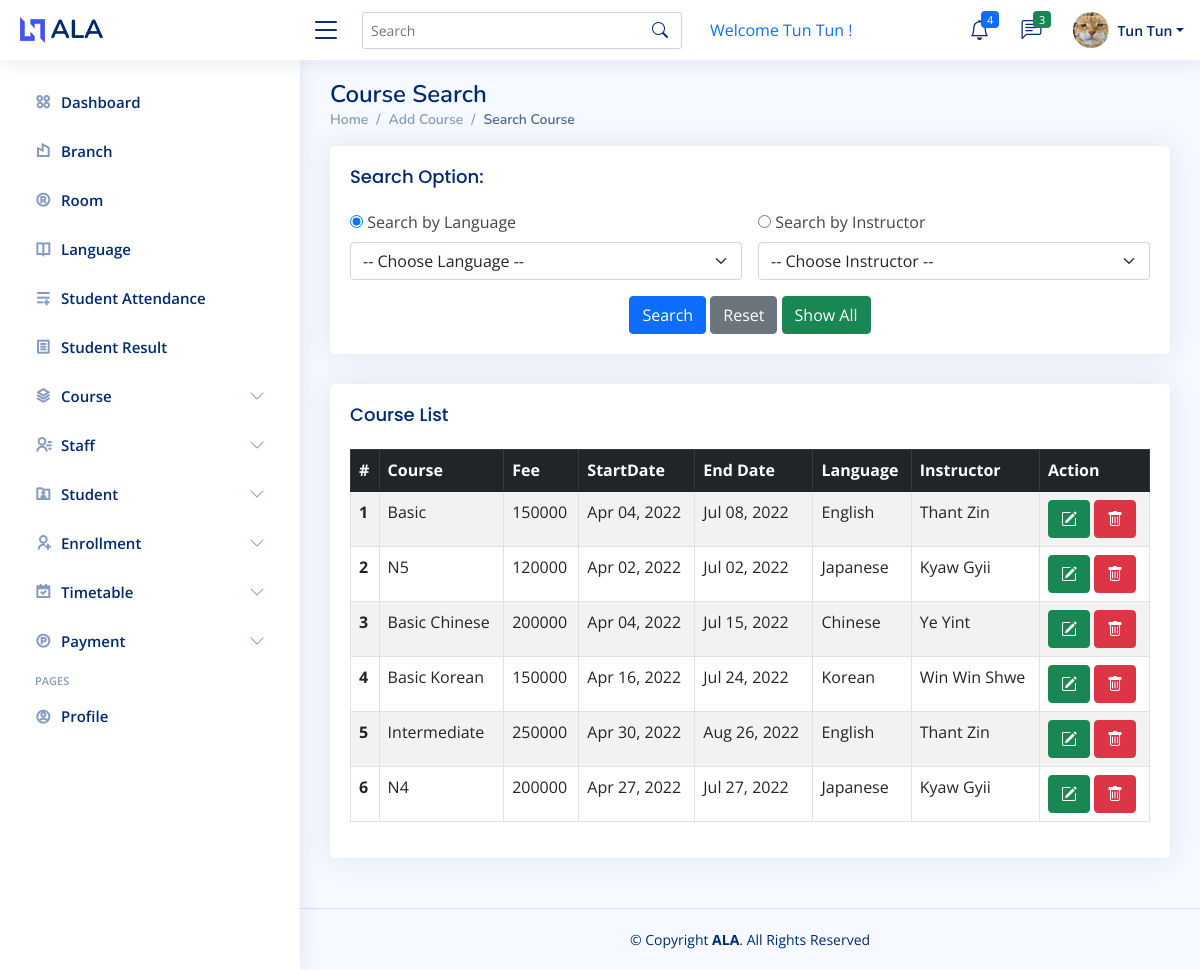
The page /coursesearch.php (signed in) on the database its author committed.
### tables this page shows
CREATE TABLE `course` (
  `courseid` int(11) NOT NULL,
  `coursename` varchar(199) NOT NULL,
  `fee` varchar(199) NOT NULL,
  `discount` varchar(199) NOT NULL,
  `startdate` date NOT NULL,
  `enddate` date NOT NULL,
  `registerdate` timestamp NOT NULL DEFAULT current_timestamp() ON UPDATE current_timestamp(),
  `languageid` int(11) NOT NULL,
  `roomid` int(11) NOT NULL,
  `staffid` varchar(20) NOT NULL,
  `status` varchar(20) NOT NULL
);

CREATE TABLE `language` (
  `languageid` int(11) NOT NULL,
  `languagename` varchar(199) NOT NULL
);

CREATE TABLE `staff` (
  `staffid` varchar(20) NOT NULL,
  `name` varchar(199) NOT NULL,
  `gender` varchar(20) NOT NULL,
  `dob` date NOT NULL,
  `nrc` varchar(50) NOT NULL,
  `address` varchar(199) NOT NULL,
  `phone` varchar(50) NOT NULL,
  `email` varchar(50) NOT NULL,
  `profile` varchar(255) NOT NULL,
  `entrydate` date NOT NULL DEFAULT current_timestamp(),
  `stafftypeid` int(11) NOT NULL,
  `status` varchar(50) NOT NULL,
  `basicsalary` int(11) NOT NULL,
  `password` varchar(50) NOT NULL
);

### coursesearch.php (the view, shortened to what this page needs)
<?php
	include 'header.php';
	if (isset($_POST['btnsearch']))
	{
		$rdosearchtype=$_POST['rdosearchtype'];
		if ($rdosearchtype == 1)
		{
			$sltlanguage=$_POST['sltlanguage'];
			$Query="SELECT c.*,s.name as instructorname,l.languagename as language
					FROM course c,staff s,language l
					WHERE c.languageid='$sltlanguage'
					AND c.languageid=l.languageid
					AND c.staffid=s.staffid
          AND c.status='Active'";
			$result=mysqli_query($connection,$Query);
		}
		else if($rdosearchtype == 2)
		{
			$sltinstructor=$_POST['sltinstructor'];
			$Query="SELECT c.*,s.name as instructorname,l.languagename as language
					FROM course c,staff s,language l
					WHERE c.staffid='$sltinstructor'
					AND c.languageid=l.languageid
					AND c.staffid=s.staffid
          AND c.status='Active'";
			$result=mysqli_query($connection,$Query);
		}
	}
	else if (isset($_POST['btnshowall']))
	{
		$query="SELECT c.*,l.languagename as language,s.name as instructorname
			    FROM course c INNER JOIN language l ON c.languageid=l.languageid
			    INNER JOIN staff s ON c.staffid=s.staffid WHERE c.status='Active'";
		$result=mysqli_query($connection,$query);
	}
	else
	{
		$query="SELECT c.*,l.languagename as language,s.name as instructorname
          FROM course c INNER JOIN language l ON c.languageid=l.languageid
          INNER JOIN staff s ON c.staffid=s.staffid WHERE c.status='Active'";
    $result=mysqli_query($connection,$query);
	}
 ?>
<main id="main" class="main">
    <div class="pagetitle">
      <h1>Course Search</h1>
      <nav>
        <ol class="breadcrumb">
          <li class="breadcrumb-item"><a href="home.php">Home</a></li>
          <li class="breadcrumb-item"><a href="courseadd.php">Add Course</a></li>
          <li class="breadcrumb-item active">Search Course</li>
        </ol>
      </nav>
    </div>
    <section class="section">
      <div class="row">
        <div class="col-lg-12">
          <div class="card">
          	<div class="card-body">
              <h5 class="card-title">Search Option:</h5>
            <form class="row g-3" action="coursesearch.php" method="post">
                <div class="col-6">
                <input type="radio" name="rdosearchtype" value="1" checked="">
                  <label for="language" class="form-label">Search by Language</label>
                    <select class="form-select" aria-label="Default select example" id="language" name="sltlanguage">
                      <option>-- Choose Language --</option>
                    </select>
                </div>
                <div class="col-6">
                  <input type="radio" name="rdosearchtype" value="2">
                  <label for="instructor" class="form-label">Search by Instructor</label>
                    <select class="form-select" aria-label="Default select example" id="instructor" name="sltinstructor">
                      <option>-- Choose Instructor --</option>
                    </select>
                </div>
                <div class="text-center">
                  <button type="submit" class="btn btn-primary" name="btnsearch">Search</button>
                  <button type="reset" class="btn btn-secondary" name="btnreset">Reset</button>
                  <button type="submit" class="btn btn-success" name="btnshowall">Show All</button>
                </div>
            </form>
            </div>
          </div>
        </div>
      </div>
    </section>
    <?php
	$count=mysqli_num_rows($result);
	if($count<1){
		echo "<p>No Record Found!</p>";
	}
	else{
	?>
	<section class="section">
      <div class="row">
        <div class="col-lg-12">
          <div class="card">
            <div class="card-body">
              <h5 class="card-title">Course List</h5>
              <div class="table-responsive">
              <table class="table datatable table-hover table-bordered table-striped">
                <thead>
                  <tr class="table-dark">
                    <th>#</th>
                    <th>Course</th>
                    <th>Fee</th>
                    <th>StartDate</th>
                    <th>End Date</th>
                    <th>Language</th>
                    <th>Instructor</th>
                    <th>Action</th>
                  </tr>
                </thead>
                <tbody>
        				<?php
        				$a=1;
        				for($i=0;$i<$count;$i++)
        				{
    					  $rows=mysqli_fetch_array($result);
    					  $courseid=$rows['courseid'];
    					  $coursename=$rows['coursename'];
    					  $fee=$rows['fee'];
                $startdate=$rows['startdate'];
                $date=date("M d, Y",strtotime($startdate));
                $enddate=$rows['enddate'];
                $enddate=date("M d, Y",strtotime($enddate));
                $language=$rows['language'];
                $instructor=$rows['instructorname'];
      				?>
		        		<tr>
		                  <th><?php echo $a++ ?></th>
		                  <td><?php echo $coursename ?></td>
		                  <td><?php echo $fee ?></td>
		                  <td><?php echo $date ?></td>
		                  <td><?php echo $enddate ?></td>
		                  <td><?php echo $language ?></td>
		                  <td><?php echo $instructor ?></td>
		                  <td>
		                      <a href="courseedit.php?courseid=<?=$courseid?>"class="btn btn-success">
		                          <i class="bi bi-pencil-square"></i>
		                      </a>
		                      <a onClick="javascript: return confirm('Are you sure you want to delete?');" href="coursedelete.php?courseid=<?=$courseid?>" class="btn btn-danger">
		                          <i class="bi bi-trash"></i>
		                      </a>
		               	</td>
		                </tr>
		                <?php } ?>
                </tbody>
              </table>
              </div>
            </div>
          </div>
        </div>
      </div>
  </section>
  <?php } ?>
</main>
<?php
 	include 'footer.php';
?>

### assets/css/style.css (style rules this page uses)
:root { scroll-behavior: smooth; }
body { font-family: "Open Sans", sans-serif; background: #f6f9ff; color: #444444; }
a { color: #4154f1; text-decoration: none; }
h1, h2, h3, h4, h5, h6 { font-family: "Nunito", sans-serif; }
#main { margin-top: 60px; padding: 20px 30px; transition: all 0.3s; }
.pagetitle { margin-bottom: 10px; }
.pagetitle h1 { font-size: 24px; margin-bottom: 0; font-weight: 600; color: #012970; }
.card { margin-bottom: 30px; border: none; border-radius: 5px; box-shadow: 0px 0 30px rgba(1, 41, 112, 0.1); }
.card-title { padding: 20px 0 15px 0; font-size: 18px; font-weight: 500; color: #012970; font-family: "Poppins", sans-serif; }
.card-body { padding: 0 20px 20px 20px; }
.breadcrumb { font-size: 14px; font-family: "Nunito", sans-serif; color: #899bbd; font-weight: 600; }
.breadcrumb a { color: #899bbd; transition: 0.3s; }
.breadcrumb .breadcrumb-item::before { color: #899bbd; }
.breadcrumb .active { color: #51678f; font-weight: 600; }
@media (min-width: 1200px) { #main, #footer { margin-left: 300px; } }

### rows shown on the page
course: coursename "Basic", fee "150000", startdate "Apr 04, 2022", enddate "Jul 08, 2022", languageid.languagename "English", staffid.name "Thant Zin"
course: coursename "N5", fee "120000", startdate "Apr 02, 2022", enddate "Jul 02, 2022", languageid.languagename "Japanese", staffid.name "Kyaw Gyii"
course: coursename "Basic Chinese", fee "200000", startdate "Apr 04, 2022", enddate "Jul 15, 2022", languageid.languagename "Chinese", staffid.name "Ye Yint"
course: coursename "Basic Korean", fee "150000", startdate "Apr 16, 2022", enddate "Jul 24, 2022", languageid.languagename "Korean", staffid.name "Win Win Shwe"
course: coursename "Intermediate", fee "250000", startdate "Apr 30, 2022", enddate "Aug 26, 2022", languageid.languagename "English", staffid.name "Thant Zin"
course: coursename "N4", fee "200000", startdate "Apr 27, 2022", enddate "Jul 27, 2022", languageid.languagename "Japanese", staffid.name "Kyaw Gyii"

### other values the page prints
$name "Tun Tun"
